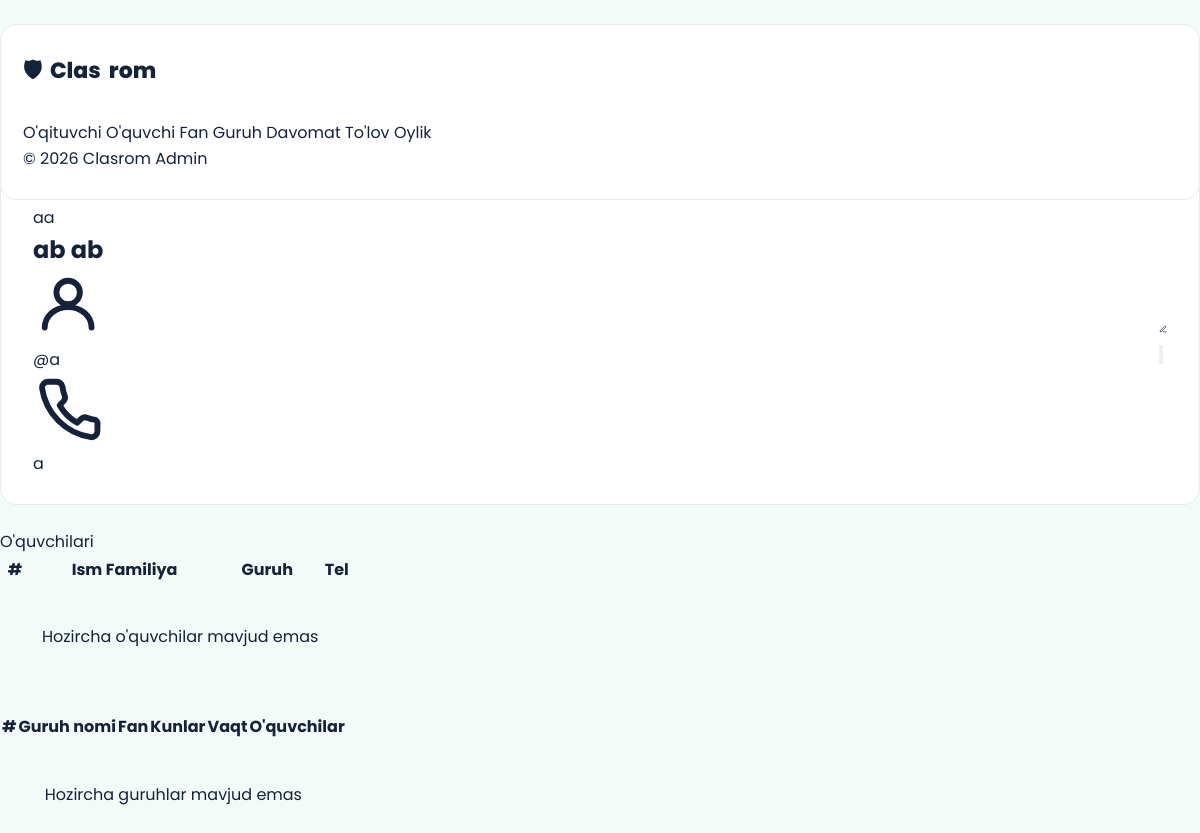
Before: /teachers/6/ with the older database file.
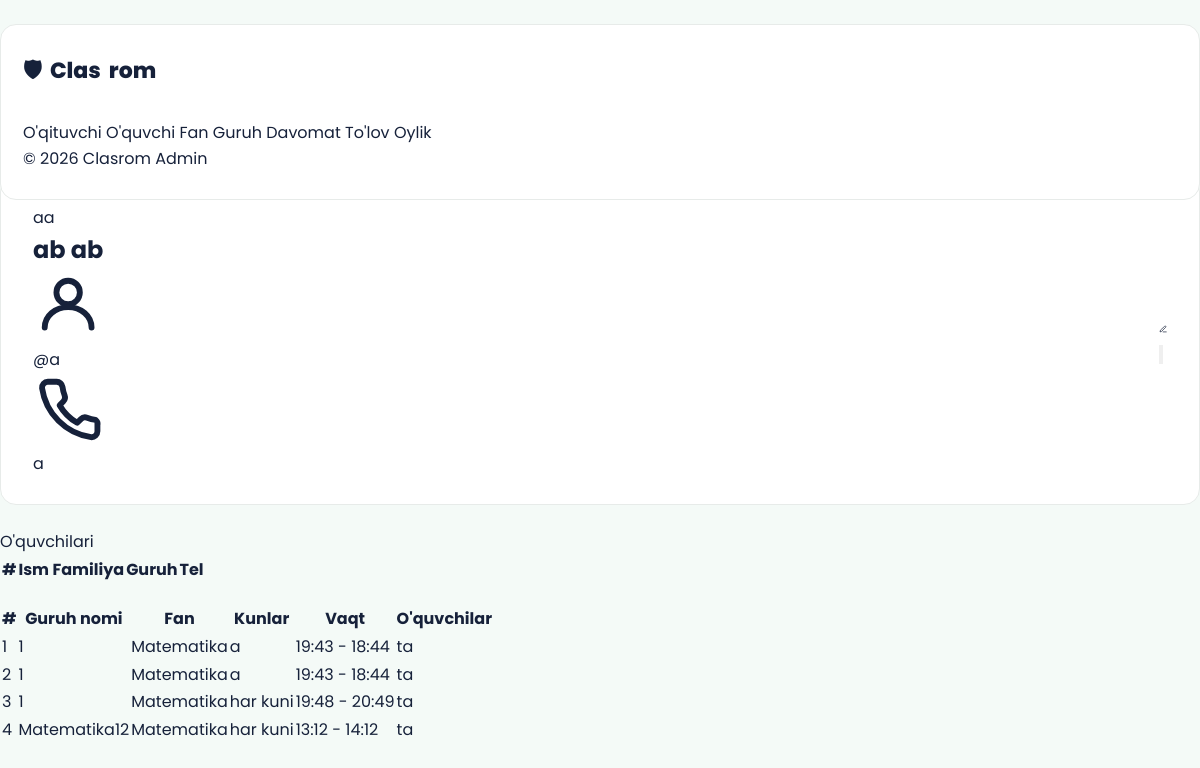
After: the same page with the newer database file.
### groups/models.py (models this page shows)
class Groups(models.Model):
    name = models.CharField(max_length=55)
    teacher = models.ForeignKey(User, on_delete=models.CASCADE, related_name='teacher_groups')
    subject = models.ForeignKey(Subject,on_delete=models.CASCADE)
    created_at = models.DateField(auto_now_add=True)
    start_time = models.TimeField()
    end_time = models.TimeField()
    days = models.CharField(max_length=55)

class Subject(models.Model):
    name = models.CharField(max_length=55)
    created_at = models.DateField(auto_now=True)

### accounts/views.py (the view)
# urls.py: path('teachers/<int:pk>/', TeacherDetailView.as_view(), name='teacher_detail'),
class TeacherDetailView(View):
    def get(self, request, pk):
        teacher = get_object_or_404(User, pk=pk)
        groups = Groups.objects.filter(teacher=teacher)
        context = {
            'teacher': teacher,
            'groups': groups,
        }
        return render(request, 'ceo/teacher/teacher-detail.html', context)

### templates/ceo/teacher/teacher-detail.html (shortened to what the changed rows need)
{% load static %}
<!DOCTYPE html>
<html lang="uz">
<head>
<link rel="stylesheet" href="{% static 'ceo/teacher/teacher_detail.css' %}">
</head>
<body>
<main class="main">
  <div class="profile-card">
    <div class="profile-info">
      <div class="profile-meta">
        <h2 class="profile-name">{{ teacher.first_name }} {{ teacher.last_name }}</h2>
      </div>
    </div>
  </div>
  <div class="detail-table-wrap" id="oquvchilar">
    <table class="detail-table">
      <thead>
        <tr>
          <th>#</th>
          <th>Ism Familiya</th>
          <th>Guruh</th>
          <th>Tel</th>
        </tr>
      </thead>
      <tbody>
        {% for group in groups %}
          {% for membership in group.student_memberships.all %}
          <tr>
            <td>{{ forloop.counter }}</td>
            <td>
              <div class="t-person">
                <div class="t-av">
                  {{ membership.student.first_name|slice:":1" }}{{ membership.student.last_name|slice:":1" }}
                </div>
                <span>{{ membership.student.first_name }} {{ membership.student.last_name }}</span>
              </div>
            </td>
            <td><span class="t-badge">{{ group.name }}</span></td>
            <td>{{ membership.student.phone|default:"Mavjud emas" }}</td>
          </tr>
          {% endfor %}
        {% empty %}
          <tr>
            <td colspan="4" style="text-align:center; padding:40px; color:var(--muted);">
              Hozircha o'quvchilar mavjud emas
            </td>
          </tr>
        {% endfor %}
      </tbody>
    </table>
  </div>
  <div class="detail-table-wrap" id="guruhlar" style="margin-top: 20px;">
    <table class="detail-table">
      <thead>
        <tr>
          <th>#</th>
          <th>Guruh nomi</th>
          <th>Fan</th>
          <th>Kunlar</th>
          <th>Vaqt</th>
          <th>O'quvchilar</th>
        </tr>
      </thead>
      <tbody>
        {% for group in groups %}
        <tr>
          <td>{{ forloop.counter }}</td>
          <td>{{ group.name }}</td>
          <td>{{ group.subject.name }}</td>
          <td>{{ group.days }}</td>
          <td>{{ group.start_time|time:"H:i" }} - {{ group.end_time|time:"H:i" }}</td>
          <td>{{ group.student_memberships.count }} ta</td>
        </tr>
        {% empty %}
        <tr>
          <td colspan="6" style="text-align:center; padding:40px; color:var(--muted);">
            Hozircha guruhlar mavjud emas
          </td>
        </tr>
        {% endfor %}
      </tbody>
    </table>
  </div>
</main>
</body>
</html>

Changed rows visible on the page:
added Groups: name "1", subject.name "Matematika", days "a", start_time "19:43", end_time "18:44"
added Groups: name "1", subject.name "Matematika", days "a", start_time "19:43", end_time "18:44"
added Groups: name "1", subject.name "Matematika", days "har kuni", start_time "19:48", end_time "20:49"
added Groups: name "Matematika12", subject.name "Matematika", days "har kuni", start_time "13:12", end_time "14:12"
Other visible differences:
text no longer shown: "Hozircha o'quvchilar mavjud emas Hozircha guruhlar mavjud emas"
